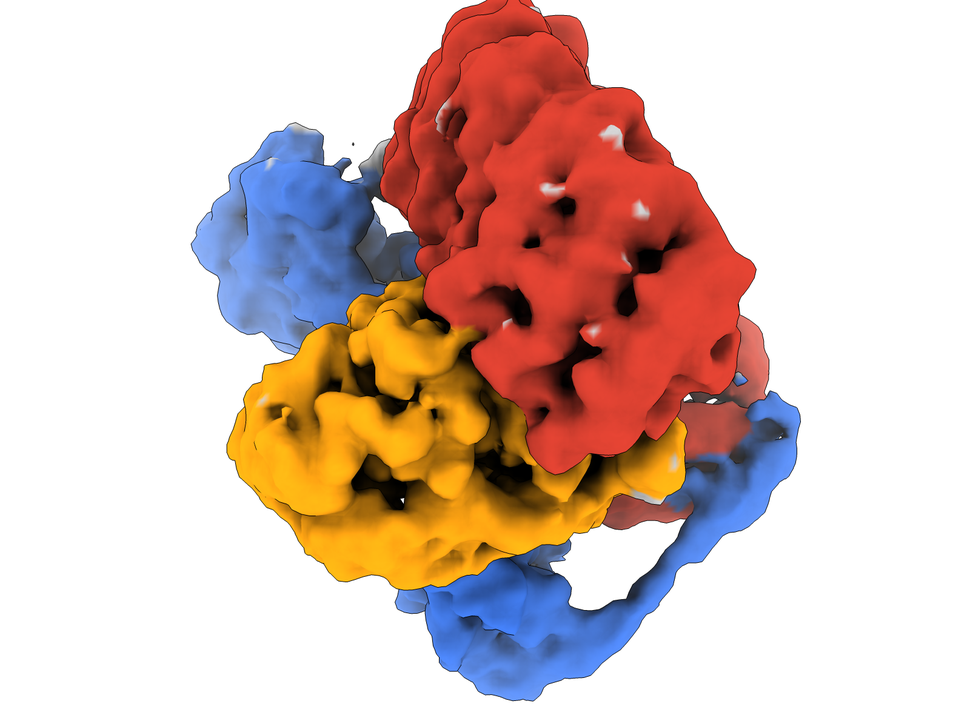
#> input picture cryoEM/pp2a_day2025_reproduction/figures/fig2a_maps_Aa.png, 970 x 727 px, shrunk from 1600 x 1200 before the run, found by its file name
$ python 28_montage.py
#> lines starting #> are read from the running program, lines starting #| are printed output that depends on the picture
#!/usr/bin/env python
"""Assemble the ChimeraX single-view renders into paper-style multi-panel figures.

  fig2a_maps.png        Aalpha (top) / Abeta (bottom) deposited sharpened maps, two views each        (Fig 2A)
  fig2b_lowpass6.png    6 A low-pass raw maps, Aalpha | Abeta, B56g C-helix region marked             (Fig 2B)
  fig3c_salt_bridge.png Aalpha | Abeta salt-bridge close-ups                                          (Fig 3C)
  fig3de_interfaces.png A-B56g (top) and A-Calpha (bottom) interfaces, Aalpha | Abeta                 (Fig 3D/E)
  figS5_localres.png    locally filtered maps coloured by local resolution, two views per isoform    (Fig S5A/E)
Panels that have not been rendered yet are skipped.  Run: $DNASPRING_PY scripts/28_montage.py
"""
import os
import sys

import matplotlib
matplotlib.use("Agg")
import matplotlib.pyplot as plt  # noqa: E402
import matplotlib.image as mpimg  # noqa: E402

REPO = os.environ.get("PP2A_REPO", "/n/home05/ianpoon/DNA-springs-project-2026-27/cryoEM/pp2a_day2025_reproduction")
FIG = os.path.join(REPO, "figures")

LAYOUTS = {
    "fig2a_maps.png": ("Fig 2A analogue: deposited (EMReady-sharpened) maps at the EMDB contour, coloured by subunit "
                       "(A red/grey, B56γ blue, Cα orange)",
                       [["fig2a_maps_Aa.png", "fig2a_maps_Aa_view2.png"], ["fig2a_maps_Ab.png", "fig2a_maps_Ab_view2.png"]],
                       [["Aα-B56γ-Cα (EMD-48300)", "rotated 90°"], ["Aβ-B56γ-Cα (EMD-48224)", "rotated 90°"]]),
    "fig2b_lowpass6.png": ("Fig 2B analogue: half-map averages low-passed to 6 Å at matched σ; blue ribbon = B56γ C-terminal "
                           "helix (9MIP B402–436), carried into the Aβ frame by superposing the B56γ cores",
                           [["fig2b_lowpass6_Aa.png", "fig2b_lowpass6_Ab.png"], ["fig2b_lowpass6_Aa_zoom.png", "fig2b_lowpass6_Ab_zoom.png"]],
                           [["Aα", "Aβ"], ["Aα, helix region", "Aβ, helix region"]]),
    "fig3c_salt_bridge.png": ("Fig 3C analogue: HEAT3–HEAT5 salt bridge with deposited map mesh; Cα–Cα distance labelled",
                              [["fig3c_salt_bridge_Aa.png", "fig3c_salt_bridge_Ab.png"]], [["Aα R113–E191", "Aβ R125–E203"]]),
    "fig3de_interfaces.png": ("Fig 3D/E analogue: A-subunit residues at the B56γ (top) and Cα (bottom) interfaces",
                              [["fig3d_ifaceB56_Aa.png", "fig3d_ifaceB56_Ab.png"], ["fig3e_ifaceC_Aa.png", "fig3e_ifaceC_Ab.png"]],
                              [["Aα – B56γ", "Aβ – B56γ"], ["Aα – Cα", "Aβ – Cα"]]),
    "figS5_localres.png": ("Fig S5A/E analogue: locally filtered maps coloured by RELION 3.1 local resolution "
                           "(red 3.0 Å … blue 5.0 Å)",
                           [["figS5_localres_Aa.png", "figS5_localres_Aa_view2.png"], ["figS5_localres_Ab.png", "figS5_localres_Ab_view2.png"]],
                           [["Aα", "Aα rotated 90°"], ["Aβ", "Aβ rotated 90°"]]),
}


def main():
    made = []
    for out, (title, grid, labels) in LAYOUTS.items():
        files = [[os.path.join(FIG, f) for f in row] for row in grid]
        if not all(os.path.exists(f) for row in files for f in row):
            print(f"skip {out}: missing panels")
            continue
        nr, nc = len(grid), len(grid[0])
        fig, axes = plt.subplots(nr, nc, figsize=(5.2 * nc, 4.0 * nr))
        axes = [[axes]] if nr == nc == 1 else ([axes] if nr == 1 else ([[a] for a in axes] if nc == 1 else axes))
        for r in range(nr):
            for c in range(nc):
                ax = axes[r][c]
                ax.imshow(mpimg.imread(files[r][c]))
                ax.set_title(labels[r][c], fontsize=11)
                ax.axis("off")
        fig.suptitle(title, fontsize=11, wrap=True)
        fig.tight_layout()
        fig.savefig(os.path.join(FIG, out), dpi=150)
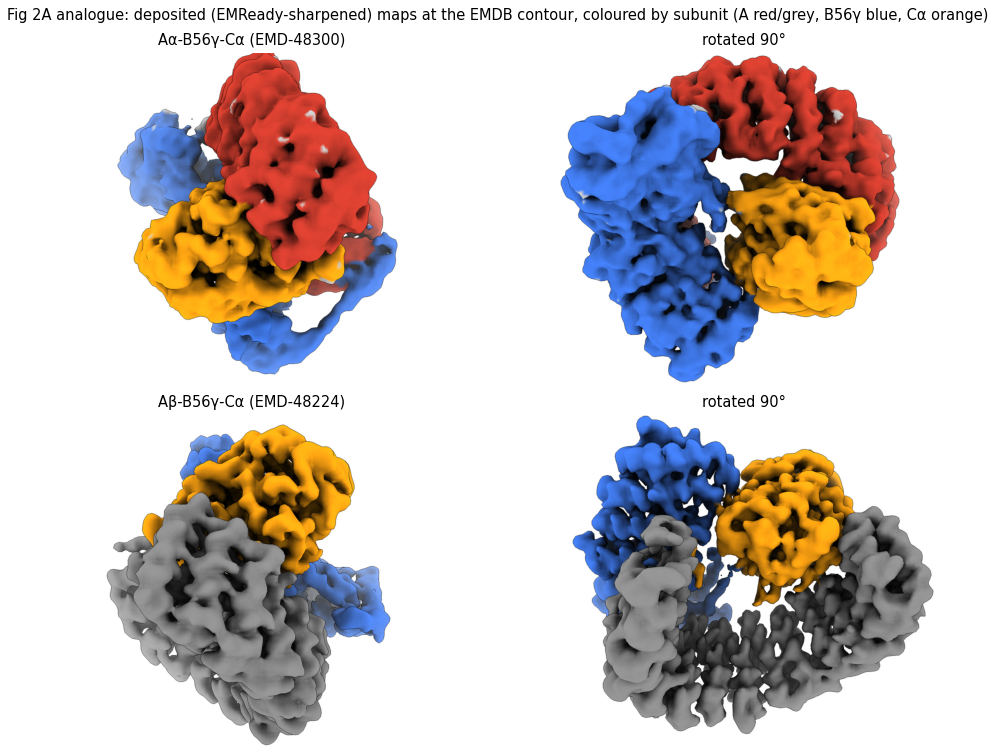
#> figure drawn by matplotlib, 4 panels
        plt.close(fig)
        made.append(out)
    print("made:", made)


if __name__ == "__main__":
    sys.exit(main())
#> (the program exits here)
